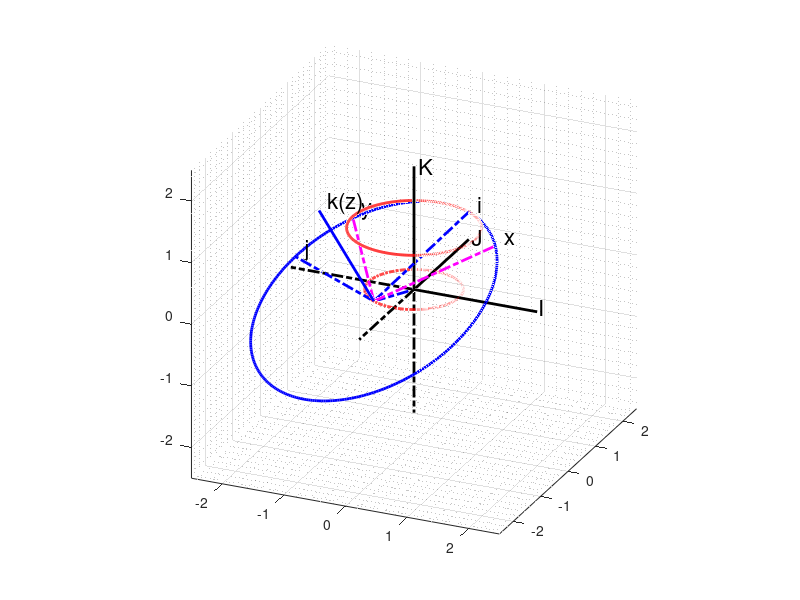

Recreate this plot in MATLAB.
% Plot the frame transformation relationship
% 
% Mengtang Li
% Apr 23

clear; clf; close all;

% color defination
% yellow = [0.87 0.49 0];
% green = [0 0.5 0];
figure('OuterPosition', [50 50 1000 1000]);
grid minor; grid on; hold on;
% plot frame IJK, positive and negative
plotaxisIp = plot3([0 2], [0 0], [0 0],'k','linewidth',2);
plotaxisJp = plot3([0 0], [0 2], [0 0],'k','linewidth',2);
plotaxisKp = plot3([0 0], [0 0], [0 2],'k','linewidth',2);
plotaxisIn = plot3([0 -2], [0 0], [0 0],'k-.','linewidth',2);
plotaxisJn = plot3([0 0], [0 -2], [0 0],'k-.','linewidth',2);
plotaxisKn = plot3([0 0], [0 0], [0 -2],'k-.','linewidth',2);
% specify the lengh of axis
xlim([-2.5 2.5]); ylim([-2.5 2.5]); zlim([-2.5 2.5]);
% legend('x-axis', 'y-axis', 'z-axis');
text(2.0,0.05,0.05,'I','FontSize', 16);
text(0.05,2.0,0.05,'J','FontSize', 16);
text(0.05,0.05,2.0,'K','FontSize', 16);
daspect([1 1 1]);
view(24,24);

alpha = pi/6;
beta = pi/6;
R = 1;
L = (sqrt(3)-1)*2*R;
h = L;
angle = 0:0.01:pi/6;
n = size(angle,2);

angle1 = 0:0.01:2*pi;
plot3(L/2*cos(angle1), L/2*sin(angle1), 0*angle1, 'r-.', 'linewidth',2)
plot3(R*cos(angle1), R*sin(angle1), 0*angle1+R, 'r', 'linewidth',2)
pause(2);

for i = 1:1:n
    wt = angle(i);    
    Ainv = [ (3^(1/2)*cos(2*wt))/2,  (3^(1/2)*sin(2*wt))/2,    1/2;
        -sin(2*wt),               cos(2*wt),              0;
        -cos(2*wt)/2,            -sin(2*wt)/2,         3^(1/2)/2;];    
    Binv = [ cos(-wt) sin(-wt) 0;
        -sin(-wt) cos(-wt) 0;
        0       0       1;];
    % Now the C is correct    
    C = Binv*Ainv;    
    % distance between origin and center of rotating circle
    R_x = -L/2*cos(2*wt);
    R_y = -L/2*sin(2*wt);
    R_z = 0;   
    % the rotating circle 
    theta = 0:0.02:2*pi;
    rho_x = 2*R*(cos(theta)*C(1,1)+sin(theta)*C(2,1));
    rho_y = 2*R*(cos(theta)*C(1,2)+sin(theta)*C(2,2));
    rho_z = 2*R*(cos(theta)*C(1,3)+sin(theta)*C(2,3));      
    % vertex of normal vector of radius R in moving frame 
    rho_xvt = 0+0+2*R*C(3,1);
    rho_yvt = 0+0+2*R*C(3,2);
    rho_zvt = 0+0+2*R*C(3,3);  
    % 1st point (0 deg) in moving frame 
    rho_x1 = 2*R*(cos(0)*C(1,1)+sin(0)*C(2,1));
    rho_y1 = 2*R*(cos(0)*C(1,2)+sin(0)*C(2,2));
    rho_z1 = 2*R*(cos(0)*C(1,3)+sin(0)*C(2,3));
    % 2nd point (90 deg) in moving frame 
    rho_x2 = 2*R*(cos(pi/2)*C(1,1)+sin(pi/2)*C(2,1));
    rho_y2 = 2*R*(cos(pi/2)*C(1,2)+sin(pi/2)*C(2,2));
    rho_z2 = 2*R*(cos(pi/2)*C(1,3)+sin(pi/2)*C(2,3));
    % 1st point (0 deg) in ijk frame 
    rho_i1 = 2*R*(cos(0)*Ainv(1,1)+sin(0)*Ainv(2,1));
    rho_j1 = 2*R*(cos(0)*Ainv(1,2)+sin(0)*Ainv(2,2));
    rho_k1 = 2*R*(cos(0)*Ainv(1,3)+sin(0)*Ainv(2,3));
    % 2nd point (90 deg) in ijk frame 
    rho_i2 = 2*R*(cos(pi/2)*Ainv(1,1)+sin(pi/2)*Ainv(2,1));
    rho_j2 = 2*R*(cos(pi/2)*Ainv(1,2)+sin(pi/2)*Ainv(2,2));
    rho_k2 = 2*R*(cos(pi/2)*Ainv(1,3)+sin(pi/2)*Ainv(2,3));   
    % center of moving circle in fixed frame 
    r_x = R_x + rho_x;
    r_y = R_y + rho_y;
    r_z = R_z + rho_z;
    % vertex of normal vector of radius R in fixed frame 
    r_xvt = R_x + rho_xvt; 
    r_yvt = R_y + rho_yvt; 
    r_zvt = R_z + rho_zvt;  
    % 1st point (0 deg) in fixed frame
    r_x1 = R_x + rho_x1; 
    r_y1 = R_y + rho_y1; 
    r_z1 = R_z + rho_z1;  
    % 2nd point (90 deg) in fixed frame 
    r_x2 = R_x + rho_x2;  
    r_y2 = R_y + rho_y2;  
    r_z2 = R_z + rho_z2;  
    % 1st point (0 deg) in ijk frame
    r_i1 = R_x + rho_i1; 
    r_j1 = R_y + rho_j1; 
    r_k1 = R_z + rho_k1;  
    % 2nd point (90 deg) in ijk frame 
    r_i2 = R_x + rho_i2;  
    r_j2 = R_y + rho_j2;  
    r_k2 = R_z + rho_k2; 
    % plot each frame
    plotcircle1 = plot3(r_x,r_y,r_z,'b','linewidth',2);
    plotline0 = plot3([R_x; r_xvt], [R_y; r_yvt], [R_z; r_zvt],'b','linewidth',2);
    plotline1 = plot3([R_x; 0], [R_y; 0], [R_z; 0],'b-.','linewidth',2);
    plotline2 = plot3([R_x; r_x1], [R_y; r_y1], [R_z; r_z1],'m-.','linewidth',2);
    plotline3 = plot3([R_x; r_x2], [R_y; r_y2], [R_z; r_z2],'m-.','linewidth',2);
    plotline4 = plot3([R_x; r_i1], [R_y; r_j1], [R_z; r_k1],'b-.','linewidth',2);
    plotline5 = plot3([R_x; r_i2], [R_y; r_j2], [R_z; r_k2],'b-.','linewidth',2);
    pause(0.02);
    % and delete them after some pause
    if (i < n)
        delete(plotcircle1);
        delete(plotline0);
        delete(plotline1);
        delete(plotline2);
        delete(plotline3);
        delete(plotline4);
        delete(plotline5);       
    end
    
end
text(r_i1+0.1,r_j1+0.1,r_k1+0.1,'i','FontSize', 16);
text(r_i2+0.1,r_j2+0.1,r_k2+0.1,'j','FontSize', 16);
text(r_xvt+0.1,r_yvt+0.1,r_zvt+0.1,'k(z)','FontSize', 16);
text(r_x1+0.1,r_y1+0.1,r_z1+0.1,'x','FontSize', 16);
text(r_x2+0.1,r_y2+0.1,r_z2+0.1,'y','FontSize', 16);
% text(r_xvt+0.05,r_yvt+0.05,r_zvt+0.05,'z');